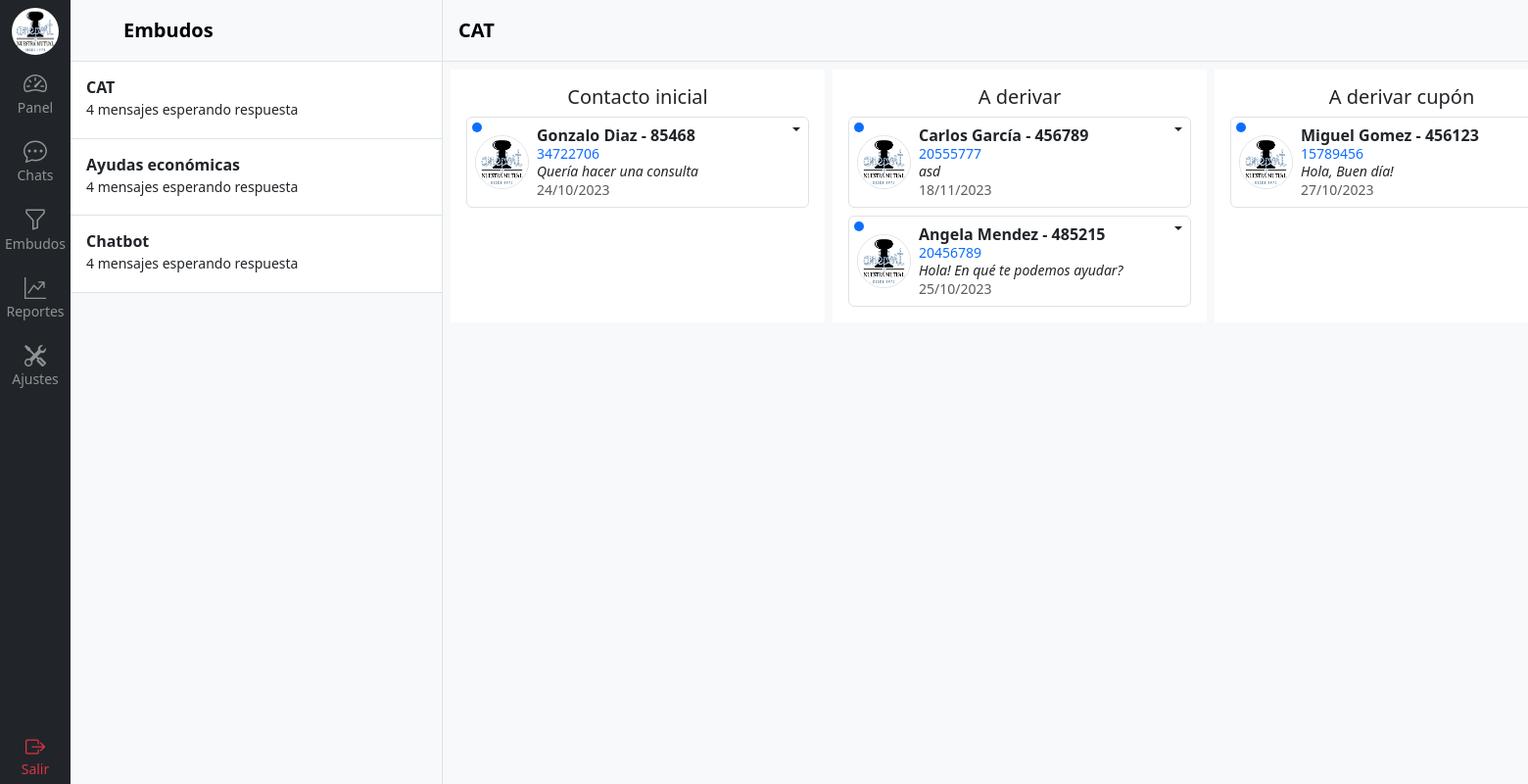
Before: /rooms/embudo/1/ (signed in) with the older database file.
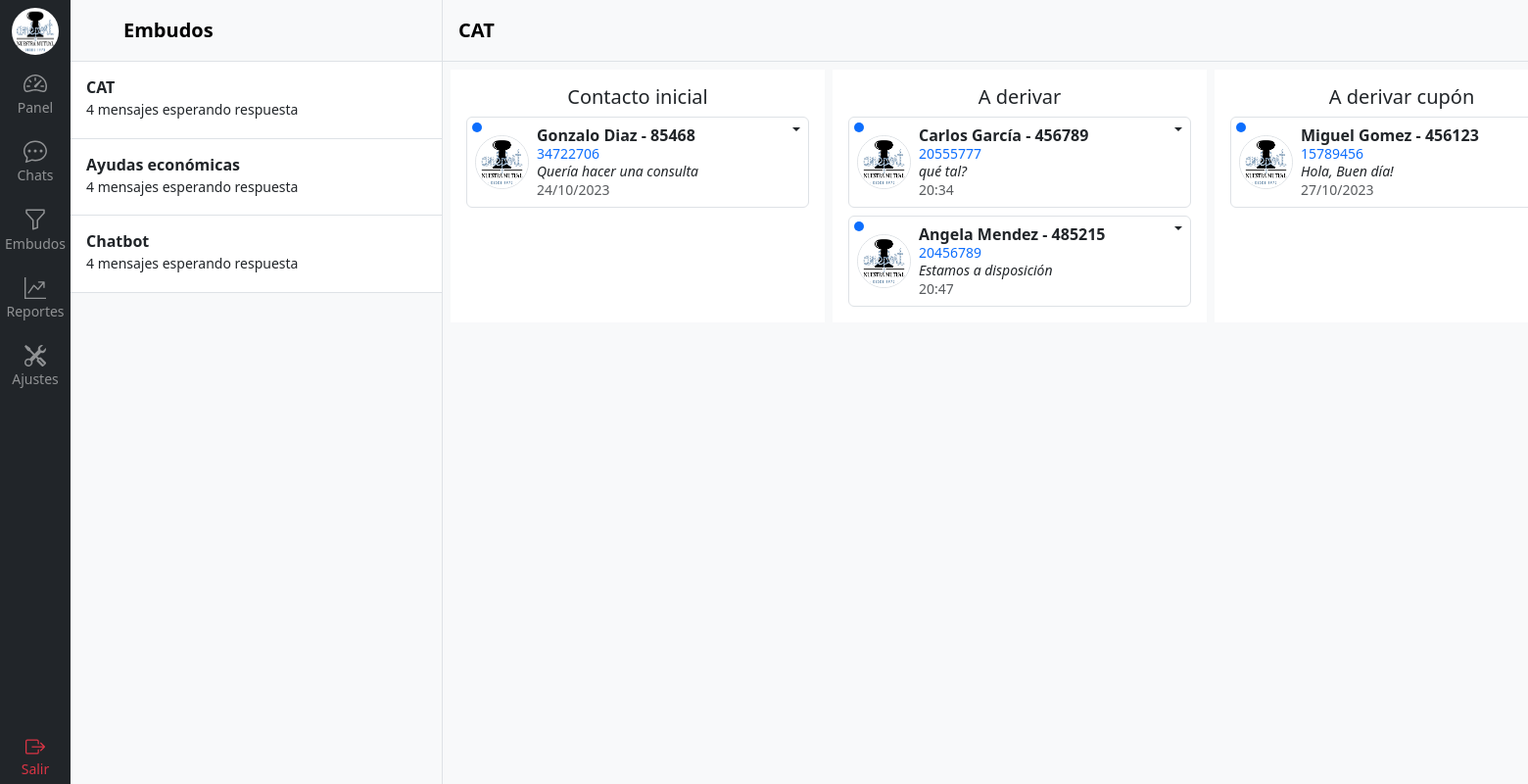
After: the same page with the newer database file.
### room/models.py (models this page shows, shortened)
class Message(models.Model):
    contacto = models.ForeignKey(Room, related_name='messages', on_delete=models.CASCADE)
    usuario = models.ForeignKey(User, related_name='messages', on_delete=models.CASCADE, null=True)
    contenido = models.TextField()
    recibido = models.BooleanField(default=False)
    fecha_hora = models.DateTimeField(auto_now_add=True)
    class Meta:
        ordering = ('fecha_hora',)

### room/views.py (the view)
# urls.py: path('embudo/<int:id>/', views.embudo, name='embudo'),
@login_required
def embudo(request, id):
    sector = get_object_or_404(Sector, id=id)
    sectores = Sector.objects.prefetch_related('sectortarea_set').all()
    sector_tareas = SectorTarea.objects.filter(sector=sector).prefetch_related('contactotarea_set__contacto__messages').all()
    '''
    # ¿Mejora la performance si se obtiene el último mensaje en la vista en lugar de pasarle todos los mensajes al template?
    # Agregar el último mensaje a cada Room
    for sector_tarea in sector_tareas:
        for contacto_tarea in sector_tarea.contactotarea_set.all():
            last_message = contacto_tarea.contacto.messages.order_by('-fecha_hora').first()
            contacto_tarea.last_message = last_message
    '''
    return render(request, 'room/embudos.html', {'embudo': sector, 'embudos': sectores, 'sector_tareas': sector_tareas})

### room/models.py (called while the page is built)
    def __str__(self):
        return self.nombre

    def __str__(self):
        return self.nombre

### templates/room/embudos.html (shortened to what this page needs)
{% extends 'base.html' %}
{% load static %}
{% load humanize %}
{% block content %}
{% include 'navbar.html' %}
<div class="d-flex flex-column align-items-stretch flex-shrink-0 bg-body-tertiary border-end" style="width: 380px;">
    <a href="/" class="d-flex align-items-center flex-shrink-0 p-3 link-body-emphasis text-decoration-none border-bottom">
      <svg class="bi pe-none me-2" width="30" height="24"><use xlink:href="#bootstrap"></use></svg>
      <span class="fs-5 fw-semibold">Embudos</span>
    </a>
    <div class="list-group list-group-flush border-bottom overflow-y-scroll">
      {% for embudo in embudos %}
        <a href="{% url 'room:embudo' embudo.id %}" class="list-group-item list-group-item-action py-3 lh-sm">
          <div class="d-flex w-100 align-items-center justify-content-between">
            <strong class="mb-1">{{ embudo.nombre }} </strong>
          </div>
          <div class="col-10 mb-1 small">4 mensajes esperando respuesta</div>
        </a>
      {% endfor %}
    </div>
</div>
{% if embudo %}
  {% include 'room/embudo_por_tarea.html' %}
{% else %}
  <div class="flex-grow-1 d-flex align-items-center justify-content-center bg-body-tertiary">
    <p class="text-secondary">Seleccione un embudo para ver los mensajes</p>
  </div>
{% endif %}
{% endblock %}

### templates/room/embudo_por_tarea.html (shortened to what this page needs)
{% load static %}
{% load humanize %}
<div class="d-flex flex-column w-100 bg-body-tertiary">
    <a href="/" class="d-flex align-items-center gap-3 link-body-emphasis text-decoration-none p-3 border-bottom bg-body-tertiary" style="height: 63px">
      <div>
        <h5 class="m-0 fs-5 fw-semibold">{{ embudo.nombre }}</h5>
      </div>
    </a>
    <div class="d-flex p-2 gap-2 bg-body-tertiary">
        {% for sector_tarea in sector_tareas %}
        <div class="d-flex flex-column bg-white p-3">
            <h5 class="text-center">{{ sector_tarea }}</h5>
            <div class="d-flex flex-column gap-2" style="width: 350px;">
                {% for contacto_tarea in sector_tarea.contactotarea_set.all %}
                    {% with contacto=contacto_tarea.contacto %}
                        <div href="{% url 'room:chat' contacto.slug %}" class="usi-card d-flex gap-2 list-group-item lh-sm border rounded position-relative">
                            <a href="{% url 'room:chat' contacto.slug %}" class="d-flex gap-2 list-group-item p-2 position-relative w-100">
                                {% if not contacto.usuario.is_staff or not contacto.usuario.is_superuser %}
                                    <div style="width: 10px; height: 10px; top:5px; left:5px;" class="bg-primary rounded-circle position-absolute"></div>
                                {% endif %}
                                <div class="d-flex justify-content-center align-items-center">
                                    <img src="{% static 'img/logo.png' %}" alt="mdo" width="55" height="55" class="rounded-circle border">
                                </div>
                                <div class="w-100">
                                    <div class="d-flex justify-content-between">
                                        <div class="d-flex flex-column pe-2">
                                            {% if contacto.nombre %}
                                            <strong>{{ contacto.nombre }} {{ contacto.apellido}} - {{ contacto.nro_socio }}</strong>
                                            {% else %}
                                            <strong>{{ contacto.telefono }}</strong>
                                            {% endif %}
                                            <small class="text-primary">{{ contacto.dni }}</small>
                                        </div>
                                    </div>
                                    {% with ultimo_mensaje=contacto.messages.last %}
                                    <div class="col-12">
                                        <p class="mb-0 small fst-italic">{{ ultimo_mensaje.contenido|truncatechars:50 }}</p>
                                        <small class="text-body-secondary flex-end">
                                            {% now "d/m/Y" as todays_date %}
                                            {% if todays_date == ultimo_mensaje.fecha_hora|date:"d/m/Y" %}
                                                {{ ultimo_mensaje.fecha_hora|time:"H:i" }}
                                            {% else %}
                                                {{ ultimo_mensaje.fecha_hora|date:"d/m/Y" }}
                                            {% endif %}
                                        </small>
                                    </div>
                                    {% endwith %}
                                </div>
                            </a>
                            <div class="dropdown position-absolute top-0 end-0">
                                <button class="btn py-0 px-2 dropdown-toggle" type="button" data-bs-toggle="dropdown" aria-expanded="false" style="border: none !important; outline: none;"></button>
                            </div>
                        </div>
                    {% endwith %}
                {% endfor %}
            </div>
        </div>
        {% endfor %}
    </div>
</div>

Changed rows visible on the page:
no longer on this page (row unchanged): Message: contenido "asd", fecha_hora "18/11/2023"
no longer on this page (row unchanged): Message: contenido "Hola! En qué te podemos ayudar?", fecha_hora "25/10/2023"
added Message: contenido "qué tal?", fecha_hora "20:34"
added Message: contenido "Estamos a disposición", fecha_hora "20:47"
